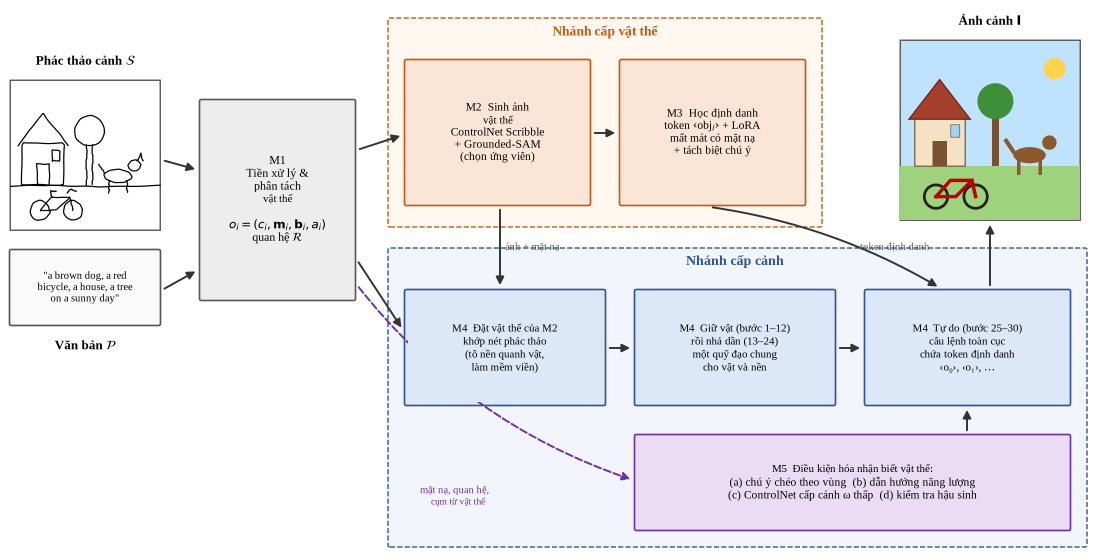
#> input picture slides/src_bobby/arch/arch_in.png, 2200 x 1120 px (shown at 1/2 size)
$ python slide21_arch.py arch/arch_in.png out.png
#> lines starting #> are read from the running program, lines starting #| are printed output that depends on the picture
"""Bobby 2026-11-26 (answered 'ok'): fix the architecture diagram on slide 21:
(1) M5(d) loop: final image -> check -> redraw the faulty region in M4 (<= 2 times);
(2) M5 (a)-(c) act during all denoising steps -> arrows into both denoising boxes (1-24 and 25-30);
(3) the M3 tokens are in the prompt from step 1 -> token arrow also into the 1-24 box, box texts fixed.
Patches the raster in arch/arch_in.png (canvas widened 120 px for the loop). Usage: slide21_arch.py IN OUT"""
import math, sys
from PIL import Image, ImageDraw, ImageFont
from pptx import Presentation
R = '/usr/share/fonts/truetype/liberation/LiberationSerif-Regular.ttf'
f = lambda n: ImageFont.truetype(R, n)
src = Image.open('arch/arch_in.png').convert('RGB'); W0, H0 = src.size; EXT = 120
#> further down, src is the input picture: PIL image 2200x1120 RGB; mean R, G, B 235, 234.6, 236.5
#> after `W0, H0 = src.size`: W0 = 2200; H0 = 1120
im = Image.new('RGB', (W0 + EXT, H0), 'white'); im.paste(src, (0, 0)); d = ImageDraw.Draw(im)
#> after `im = Image.new('RGB', (W0 + EXT, H0), 'white')`: im: PIL image 2320x1120 RGB; every value is 255
#> after `im.paste(src, (0, 0))`:
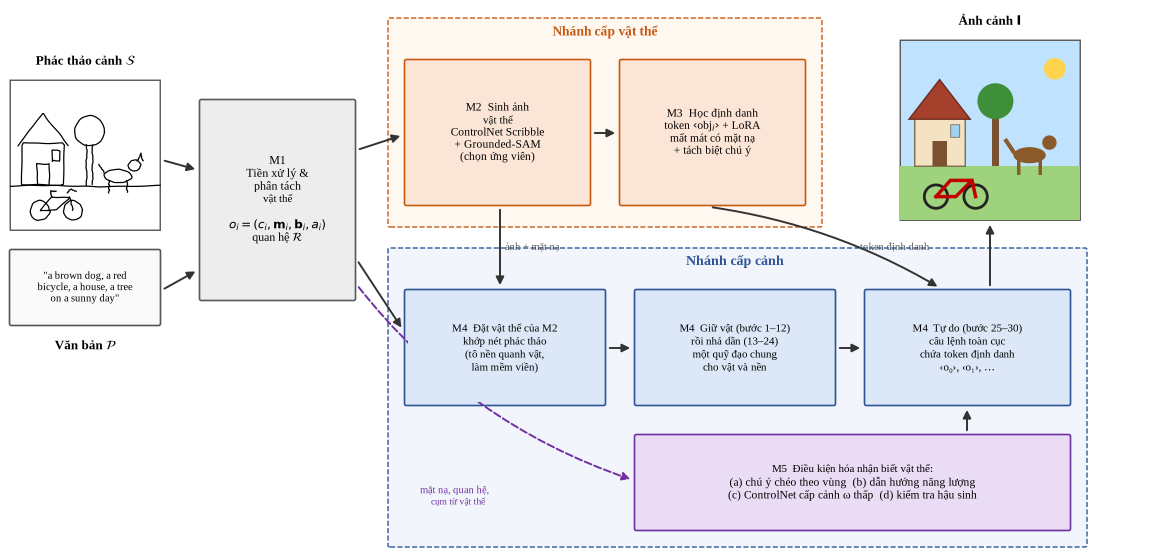
#> im: PIL image 2320x1120 RGB (shown at 1/2 size); mean R, G, B 236.1, 235.6, 237.5
BOX, INK, PUR, GRY = (220, 232, 247), (25, 25, 25), (112, 48, 160), (50, 50, 50)
def arrow(pts, col, w=5, head=16):
    d.line(pts, fill=col, width=w, joint='curve')
    (x1, y1), (x2, y2) = pts[-2], pts[-1]; a = math.atan2(y2 - y1, x2 - x1)
    d.polygon([(x2, y2), (x2 - head * math.cos(a - .45), y2 - head * math.sin(a - .45)), (x2 - head * math.cos(a + .45), y2 - head * math.sin(a + .45))], fill=col)
def centre(box, lines, size=21, col=INK):
#> called with box = (1274, 585, 1665, 805), size = 21, col = (25, 25, 25)
    x0, y0, x1, y1 = box; d.rectangle(box, fill=BOX); F = f(size); lh = size + 5
    y = (y0 + y1) / 2 - lh * len(lines) / 2
    for t in lines:
        w = d.textlength(t, font=F); d.text(((x0 + x1) / 2 - w / 2, y), t, font=F, fill=col); y += lh
#> this loop made 4 passes
#> w on passes 1 to 4: 211.8, 166.2, 288.7, 279.2
#> after the loop, y = 747
# box texts (interiors only, borders kept)
centre((1274, 585, 1665, 805), ['M4  Giữ vật (bước 1–12)', 'rồi nhả dần (13–24)', 'một quỹ đạo chung cho vật và nền', 'câu lệnh chứa token ‹o₀›, ‹o₁›, …'])
centre((1734, 585, 2135, 805), ['M4  Tự do (bước 25–30)', 'vật và nền vẽ tự do,', 'vẫn dùng câu lệnh có token'])
#> the loop in centre (call 2), `for t in lines:` made 3 passes
#> w on passes 1 to 3: 209.1, 165.3, 230.4
# (3) token arrow branch into the 1-24 box
arrow([(1652, 470), (1590, 574)], GRY, w=4, head=15)
#> in arrow, `(x1, y1), (x2, y2) = (pts[-2], pts[-1])`: x1 = 1652; y1 = 470; x2 = 1590; y2 = 574
#> in arrow, `a = math.atan2(y2 - y1, x2 - x1)`: a = 2.11
# (2) M5 acts during all steps: second purple arrow into the 1-24 box; recolour the existing one purple
d.rectangle((1915, 816, 1955, 866), fill=(242, 246, 252))
for x in (1470, 1934): arrow([(x, 866), (x, 818)], PUR, w=5, head=16)
#> this loop made 2 passes
#> (x1 in arrow, y1 in arrow, x2 in arrow, y2 in arrow, a in arrow) on passes 1 to 2: (1470, 866, 1470, 818, -1.57), (1934, 866, 1934, 818, -1.57)
d.text((1500, 826), '(a)–(c) ở mọi bước', font=f(19), fill=PUR)
# (1) M5(d) loop: image -> check -> back into M4
arrow([(2162, 300), (W0 + 70, 300), (W0 + 70, 700), (2146, 700)], PUR, w=5, head=18)
F = f(19)
# label on the free space right of the up-arrow, above box 3
for k, t in enumerate(['(d) kiểm tra ảnh: thiếu / lệch', '→ vẽ lại vùng lỗi (≤ 2 lần)']):
    d.rectangle((1996, 446 + 23 * k, 2004 + d.textlength(t, font=F), 468 + 23 * k), fill='white'); d.text((2000, 446 + 23 * k), t, font=F, fill=PUR)
im.save('arch/arch_out.png')
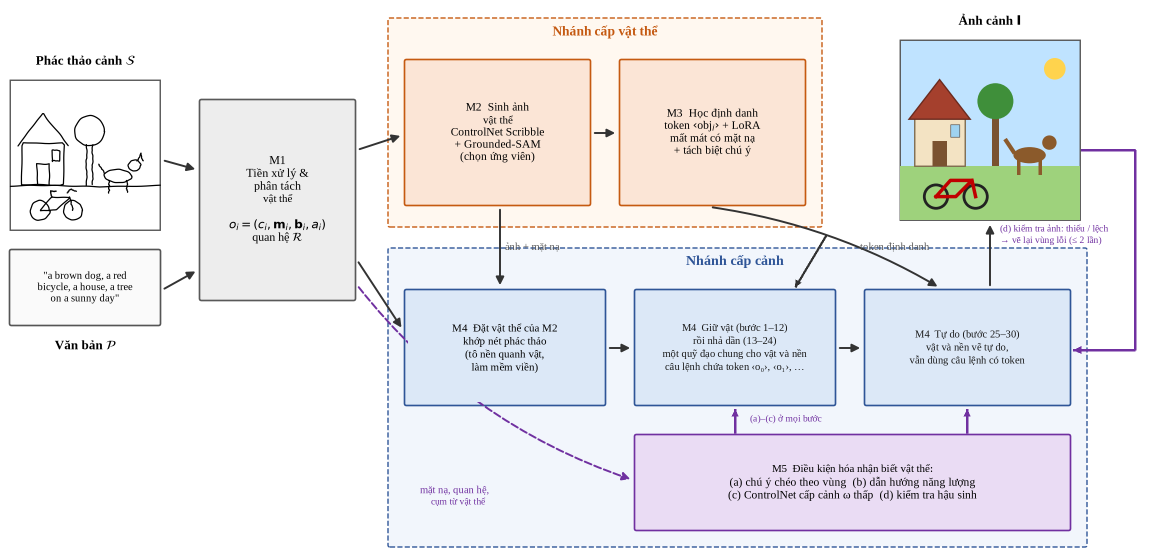
#> saved as arch_out.png: PIL image 2320x1120 RGB (shown at 1/2 size); mean R, G, B 235.8, 235.2, 237.3
#> (the run stopped early here; a loop or call above may not have finished)
